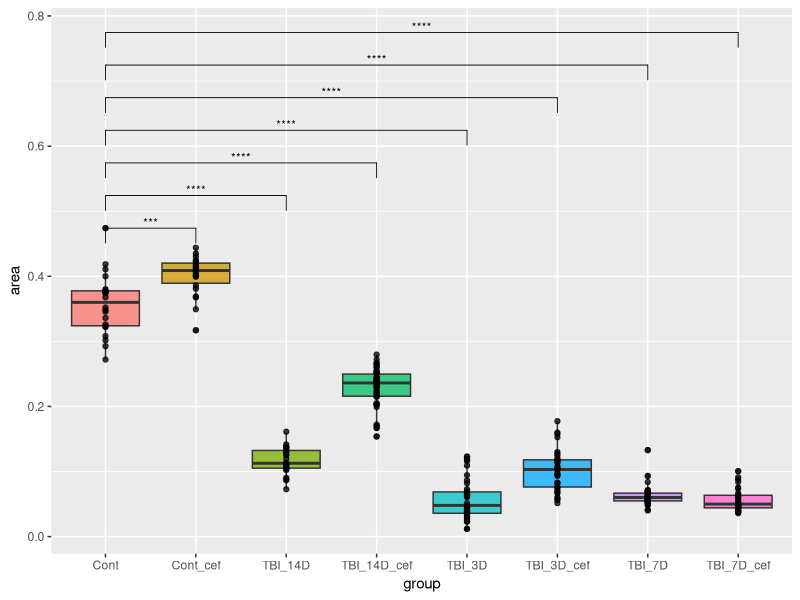

Reproduce this figure in R.
# GLT count in hippocampus pyramid layer
# Copyright © 2023 Borys Olifirov

require(dplyr)
require(tidyr)
require(purrr)
require(rstatix)
require(ggplot2)
require(ggpubr)
require(cowplot)
require(ggsci)

setwd('/home/wisstock/bio/note/projects/PhD/9_2024_GLT_in_TBI/exp/2024_02_14_glt_in_pyramid')


##### DATA PREPROCESSING #####
df.glt.area <- read.csv('GLTcount_csv.csv', sep = ';') %>%
  pivot_longer(cols = Cont:TBI_14D_cef,
               names_to = 'group', values_to = 'area') %>%
  filter(area != "") %>%
  mutate(group = as.factor(group), area = as.numeric(as.character(gsub(',','.',area))))

# df.glt.int <- read.csv('GLTcount_intens_csv.csv', sep = ';')


##### AREA STAT #####
kruskal.test(area ~ group, data = df.glt.area)

# pairwise test between all groups
df.area.stat.tot <- df.glt.area %>%
  pairwise_wilcox_test(area ~ group, p.adjust.method = 'holm') %>%
  add_significance('p.adj') %>%
  add_y_position(fun = 'mean_sd')

# pairwise test between control and treatment groups only
df.area.stat.ctrl <- df.glt.area %>%
  pairwise_wilcox_test(area ~ group, p.adjust.method = 'holm', ref.group = 'Cont') %>%
  add_significance('p.adj') %>%
  add_y_position(fun = 'mean_sd')

ggplot() +
  geom_boxplot(data = df.glt.area,
               aes(x = group, y = area, fill = group), alpha = .75) +
  geom_point(data = df.glt.area,
             aes(x = group, y = area), alpha = .75) +
  stat_pvalue_manual(df.area.stat.ctrl, label = 'p.adj.signif',
                     hide.ns = TRUE, size = 3) +
  theme(legend.position = 'none')

